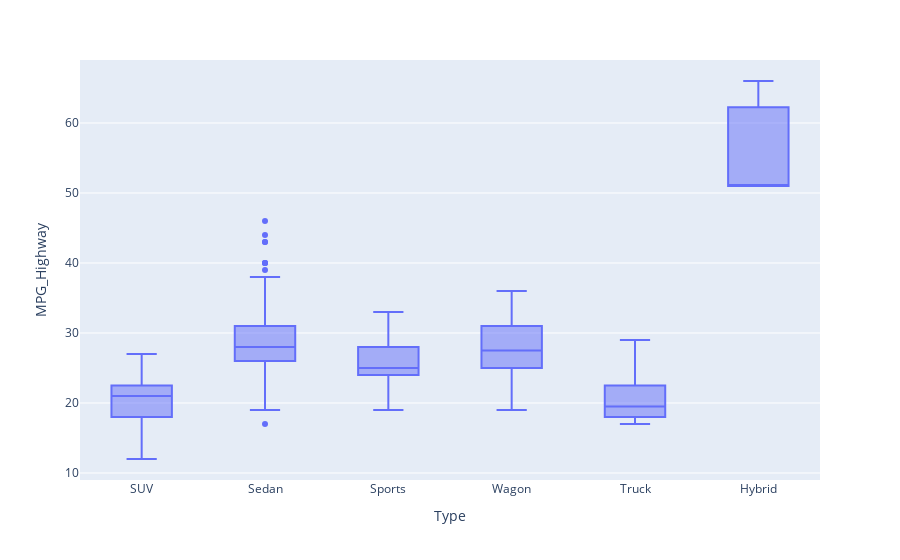

Notebook code for this chart:
### Code cell
fig = px.box(df, x="Type", y="MPG_Highway")
fig.show()

### Figure 1 — Plotly figure (JSON) as saved in the notebook; plotly's stock layout.template omitted (floating-point values rounded to 4 significant figures; data arrays with more than 128 entries replaced by an {"elided": "..."} marker saying what was removed)
{"data": [{"alignmentgroup": "True", "hovertemplate": "Type=%{x}<br>MPG_Highway=%{y}<extra></extra>", "legendgroup": "", "marker": {"color": "#636efa"}, "name": "", "notched": false, "offsetgroup": "", "orientation": "v", "showlegend": false, "type": "box", "x": {"elided": "428 str values"}, "x0": " ", "xaxis": "x", "y": {"elided": "428 int values"}, "y0": " ", "yaxis": "y"}], "layout": {"boxmode": "group", "legend": {"tracegroupgap": 0}, "margin": {"t": 60}, "xaxis": {"anchor": "y", "domain": [0, 1], "title": {"text": "Type"}}, "yaxis": {"anchor": "x", "domain": [0, 1], "title": {"text": "MPG_Highway"}}}}
